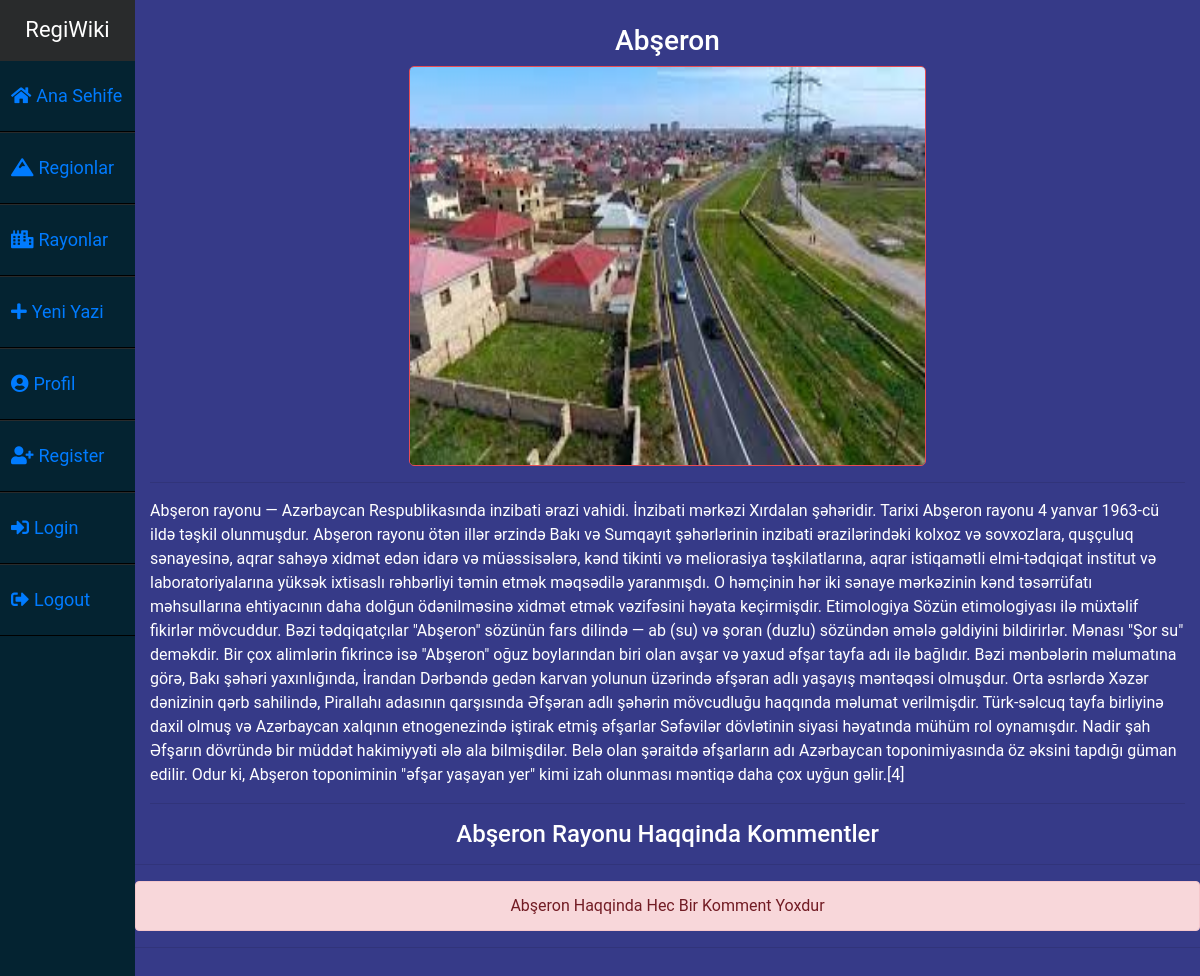
The page /area/2 on the database its author committed.
### areas/models.py (models this page shows)
class RayonModel(models.Model):
    sekil = models.ImageField(upload_to="rayon_sekilleri",null=True,blank=True)
    region = ForeignKey(RegionModel,on_delete=CASCADE,verbose_name="Region:",related_name="rayonlar")
    melumat = TextField(verbose_name="Melumat:")
    ad = models.CharField(verbose_name="Rayon Adi:",max_length=35)
    sahe = models.FloatField(verbose_name="Sahesi km² ile:",null=True,blank=True)
    ehali = models.FloatField(verbose_name="Ehali min:" ,null=True ,blank=True)
    def __str__(self):
        return self.ad

### areas/views.py (the view)
# urls.py: path("area/<id>",views.area_detail,name="area_detail"),
def area_detail(request,id):
    area = models.RayonModel.objects.get(id=id)
    comments = models.CommentModel.objects.filter(rayon=area)
    context = {
        "area":area,
        "comments":comments,
    }
    return render(request,"area_detail.html",context)

### templates/area_detail.html (shortened to what this page needs)
{% extends 'layout.html' %}
{% load static %}
{% load crispy_forms_tags %}
{% block body %}
    <link rel="stylesheet" href="{% static 'detail.css' %}">
    <div class="container">
        <div class="rayon">
            <div class="title">
                <h3>{{area.ad}}</h3>
            </div>
            <div class="rayon-sekil">
                <img class="rayon-sekil-child" src="{{area.sekil.url}}" alt="">
            </div>
            <hr>
            <div class="context">
                <p>{{area.melumat}}</p>
            </div>
        </div>
        <hr>
        <h4 style="text-align:center;">{{area}} Rayonu Haqqinda Kommentler</h3>
    </div>
    <hr>
    <div class="comments">
        {% if comments %}
            {% for comment in comments %}
                <div class="comment container">
                    <div class="comment-title">
                        <h5>
                            {{comment.basliq}}
                        </h5>
                    </div>
                    <span class="komment-sekil">
                        <img class="komment-sekil-child" src="{{comment.sekil.url}}" alt="">
                    </span>
                    <span class="comment-context">
                        <p>
                            {{comment.mezmun}}
                        </p>
                    </span>
                    <hr>
                    <span class="comment-author">
                        {{comment.yazan}}
                    </span>
                    <span class="comment-date">
                        {{comment.created_date}}
                    </span>
                </div>
            {% endfor %}
        {% else %}
            <div style="text-align:center;" class="alert alert-danger">{{area}} Haqqinda Hec Bir Komment Yoxdur</div>
        {% endif %}
        <hr>
    </div>
{% endblock body %}

### static/style.css (style rules this page uses)
* { margin: 0; padding: 0; list-style: none; text-decoration: none; }

### static/detail.css (style rules this page uses)
.title { text-align: center; }
.rayon-sekil-child { border: 1px solid #E84D54; height: 400px; max-height: 400px; border-radius: 5px; justify-content: center; display: block; margin-left: auto; margin-right: auto; width: 50%; }
.comments { padding-bottom: 70px; }
p { top: 0%; left: 0%; display: inline; }

### rows shown on the page
RayonModel: ad "Abşeron", sekil (picture), melumat "Abşeron rayonu — Azərbaycan Respublikasında inzibati ərazi vahidi. İnzibati mərkəzi Xırdalan şəhəridir. Tarixi Abşeron rayonu 4 yanvar 1963-cü ildə təşkil olunmuşdur. Abşeron rayonu ötən illər ərzində Bakı və Sumqayıt şəhərlərinin inzibati ərazilərindəki kolxoz və sovxozlara, quşçuluq sənayesinə, aqrar sahəyə xidmət edən idarə və müəssisələrə, kənd tikinti və meliorasiya təşkilatlarına, aqrar istiqamətli elmi-tədqiqat institut və laboratoriyalarına yüksək ixtisaslı rəhbərliyi təmin etmək məqsədilə yaranmışdı. O həmçinin hər iki sənaye mərkəzinin kənd təsərrüfatı məhsullarına ehtiyacının daha dolğun ödənilməsinə xidmət etmək vəzifəsini həyata keçirmişdir. Etimologiya Sözün etimologiyası ilə…"
